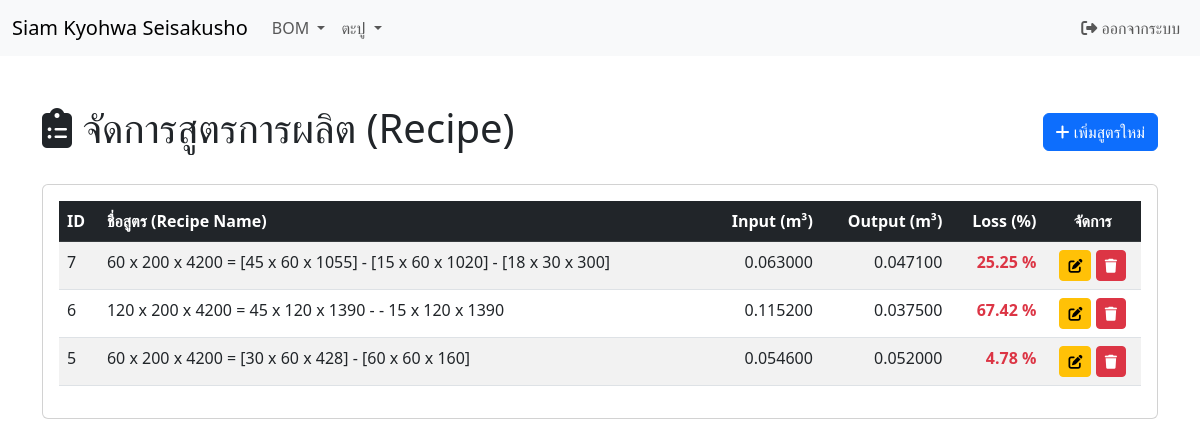
The page /recipe_list.php (signed in) on the database its author committed.
### tables this page shows
CREATE TABLE IF NOT EXISTS `recipe_list` (
  `recipe_id` int(11) NOT NULL AUTO_INCREMENT COMMENT 'ID หลักของสูตรการผลิต',
  `recipe_name` varchar(255) DEFAULT NULL COMMENT 'ชื่อหรือรหัสอ้างอิงของสูตร',
  `main_customer_id` int(11) DEFAULT NULL COMMENT 'FK: ลูกค้าสำหรับงานหลัก',
  `main_input_rm_id` int(11) DEFAULT NULL COMMENT 'Input: ไม้ท่อนจาก rm_wood_list',
  `main_input_qty` int(11) DEFAULT NULL COMMENT 'Qty Input: จำนวนไม้ท่อนที่ใช้',
  `main_output_part_id` int(11) DEFAULT NULL COMMENT 'Output: ชิ้นงานที่ได้จาก part_list',
  `main_output_qty` int(11) DEFAULT NULL COMMENT 'Qty Output: จำนวนชิ้นงานที่ได้',
  `main_cutting_operations` int(11) DEFAULT NULL COMMENT 'Cutting: จำนวนครั้งการตัด',
  `main_split_operations` int(11) DEFAULT NULL COMMENT 'Split: จำนวนครั้งการผ่า',
  `head_customer_id` int(11) DEFAULT NULL COMMENT 'FK: ลูกค้าสำหรับงานหัวไม้',
  `head_input_thickness` int(11) DEFAULT NULL COMMENT 'Input: ความหนาของไม้หัวไม้',
  `head_input_width` int(11) DEFAULT NULL COMMENT 'Input: ความกว้างของไม้หัวไม้',
  `head_input_length` int(11) DEFAULT NULL COMMENT 'Input: ความยาวของไม้หัวไม้',
  `head_input_qty` int(11) DEFAULT NULL COMMENT 'Qty Input: จำนวนไม้หัวไม้ที่ใช้',
  `head_output_part_id` int(11) DEFAULT NULL COMMENT 'Output: ชิ้นงานที่ได้จาก part_list',
  `head_output_qty` int(11) DEFAULT NULL COMMENT 'Qty Output: จำนวนชิ้นงานที่ได้',
  `head_cutting_operations` int(11) DEFAULT NULL COMMENT 'Cutting: จำนวนครั้งการตัด',
  `head_split_operations` int(11) DEFAULT NULL COMMENT 'Split: จำนวนครั้งการผ่า',
  `scrap_customer_id` int(11) DEFAULT NULL COMMENT 'FK: ลูกค้าสำหรับงานเศษไม้',
  `scrap_input_thickness` int(11) DEFAULT NULL COMMENT 'Input: ความหนาของไม้เศษไม้',
  `scrap_input_width` int(11) DEFAULT NULL COMMENT 'Input: ความกว้างของไม้เศษไม้',
  `scrap_input_length` int(11) DEFAULT NULL COMMENT 'Input: ความยาวของไม้เศษไม้',
  `scrap_input_qty` int(11) DEFAULT NULL COMMENT 'Qty Input: จำนวนไม้เศษไม้ที่ใช้',
  `scrap_output_part_id` int(11) DEFAULT NULL COMMENT 'Output: ชิ้นงานที่ได้จาก part_list',
  `scrap_output_qty` int(11) DEFAULT NULL COMMENT 'Qty Output: จำนวนชิ้นงานที่ได้',
  `scrap_cutting_operations` int(11) DEFAULT NULL COMMENT 'Cutting: จำนวนครั้งการตัด',
  `scrap_split_operations` int(11) DEFAULT NULL COMMENT 'Split: จำนวนครั้งการผ่า',
  `total_m3_input` decimal(12,4) DEFAULT NULL COMMENT 'ปริมาตร Input รวมทั้งหมด',
  `total_m3_output` decimal(12,4) DEFAULT NULL COMMENT 'ปริมาตร Output รวมทั้งหมด',
  `total_m3_loss` decimal(12,4) DEFAULT NULL COMMENT 'ปริมาตรสูญเสียรวม (Input - Output)',
  `total_loss_percent` decimal(5,2) DEFAULT NULL COMMENT 'เปอร์เซ็นต์การสูญเสียรวม',
  `created_at` timestamp NOT NULL DEFAULT current_timestamp() COMMENT 'วันที่สร้างสูตร',
  `updated_at` timestamp NOT NULL DEFAULT current_timestamp() ON UPDATE current_timestamp() COMMENT 'วันที่แก้ไขล่าสุด',
  PRIMARY KEY (`recipe_id`),
  KEY `idx_main_customer_id` (`main_customer_id`),
  KEY `idx_head_customer_id` (`head_customer_id`),
  KEY `idx_scrap_customer_id` (`scrap_customer_id`),
  KEY `fk_list_to_rm` (`main_input_rm_id`),
  KEY `fk_list_to_part_main` (`main_output_part_id`),
  KEY `fk_list_to_part_head` (`head_output_part_id`),
  KEY `fk_list_to_part_scrap` (`scrap_output_part_id`),
  CONSTRAINT `fk_list_to_customer_head` FOREIGN KEY (`head_customer_id`) REFERENCES `customer` (`customer_id`) ON DELETE SET NULL,
  CONSTRAINT `fk_list_to_customer_main` FOREIGN KEY (`main_customer_id`) REFERENCES `customer` (`customer_id`) ON DELETE SET NULL,
  CONSTRAINT `fk_list_to_customer_scrap` FOREIGN KEY (`scrap_customer_id`) REFERENCES `customer` (`customer_id`) ON DELETE SET NULL,
  CONSTRAINT `fk_list_to_part_head` FOREIGN KEY (`head_output_part_id`) REFERENCES `part_list` (`part_id`) ON DELETE SET NULL,
  CONSTRAINT `fk_list_to_part_main` FOREIGN KEY (`main_output_part_id`) REFERENCES `part_list` (`part_id`) ON DELETE SET NULL,
  CONSTRAINT `fk_list_to_part_scrap` FOREIGN KEY (`scrap_output_part_id`) REFERENCES `part_list` (`part_id`) ON DELETE SET NULL,
  CONSTRAINT `fk_list_to_rm` FOREIGN KEY (`main_input_rm_id`) REFERENCES `rm_wood_list` (`rm_id`) ON DELETE SET NULL
);

### recipe_list.php (the view, shortened to what this page needs)
<?php
$servername = "localhost";
$username = "root";
$password = "";
$dbname = "prod_bf_p2";
$conn = new mysqli($servername, $username, $password, $dbname);
$conn->set_charset("utf8mb4");
$sql = "SELECT recipe_id, recipe_name, total_m3_input, total_m3_output, total_loss_percent
        FROM recipe_list
        ORDER BY recipe_id DESC";
$result = $conn->query($sql);
?>
<!DOCTYPE html>
<html lang="th">
<head>
    <link href="https://cdn.jsdelivr.net/npm/bootstrap@5.3.3/dist/css/bootstrap.min.css" rel="stylesheet">
    <link rel="stylesheet" href="https://cdnjs.cloudflare.com/ajax/libs/font-awesome/6.5.1/css/all.min.css">
</head>
<body>
    <?php include __DIR__ . '/navbar.php';  ?>
    <div class="container mt-5">
        <div class="d-flex justify-content-between align-items-center mb-4">
            <h1><i class="fas fa-clipboard-list"></i> จัดการสูตรการผลิต (Recipe)</h1>
            <a href="recipe_form.php" class="btn btn-primary">
                <i class="fas fa-plus"></i> เพิ่มสูตรใหม่
            </a>
        </div>
        <div class="card">
            <div class="card-body">
                <div class="table-responsive">
                    <table class="table table-hover table-striped">
                        <thead class="table-dark">
                            <tr>
                                <th>ID</th>
                                <th>ชื่อสูตร (Recipe Name)</th>
                                <th class="text-end">Input (m³)</th>
                                <th class="text-end">Output (m³)</th>
                                <th class="text-end">Loss (%)</th>
                                <th class="text-center">จัดการ</th>
                            </tr>
                        </thead>
                        <tbody>
                            <?php if ($result && $result->num_rows > 0): ?>
                                <?php while($row = $result->fetch_assoc()): ?>
                                    <tr>
                                        <td><?php echo htmlspecialchars($row['recipe_id']); ?></td>
                                        <td><?php echo htmlspecialchars($row['recipe_name']); ?></td>
                                        <td class="text-end"><?php echo number_format($row['total_m3_input'], 6); ?></td>
                                        <td class="text-end"><?php echo number_format($row['total_m3_output'], 6); ?></td>
                                        <td class="text-end text-danger fw-bold"><?php echo number_format($row['total_loss_percent'], 2); ?> %</td>
                                        <td class="text-center">
                                            <a href="recipe_form.php?id=<?php echo $row['recipe_id']; ?>" class="btn btn-warning btn-sm" title="แก้ไข">
                                                <i class="fas fa-edit"></i>
                                            </a>
                                            <a href="recipe_list.php?action=delete&id=<?php echo $row['recipe_id']; ?>" class="btn btn-danger btn-sm" title="ลบ" onclick="return confirm('คุณต้องการลบสูตร ID: <?php echo $row['recipe_id']; ?> ใช่หรือไม่?');">
                                                <i class="fas fa-trash"></i>
                                            </a>
                                        </td>
                                    </tr>
                                <?php endwhile; ?>
                            <?php else: ?>
                                <tr>
                                    <td colspan="6" class="text-center text-muted">ยังไม่มีข้อมูลสูตรการผลิต</td>
                                </tr>
                            <?php endif; ?>
                        </tbody>
                    </table>
                </div>
            </div>
        </div>
    </div>
</body>
</html>

### rows shown on the page
recipe_list: recipe_id "7", recipe_name "60 x 200 x 4200 = [45 x 60 x 1055] - [15 x 60 x 1020] - [18 x 30 x 300]", total_m3_input "0.063000", total_m3_output "0.047100", total_loss_percent "25.25"
recipe_list: recipe_id "6", recipe_name "120 x 200 x 4200 = 45 x 120 x 1390 - - 15 x 120 x 1390", total_m3_input "0.115200", total_m3_output "0.037500", total_loss_percent "67.42"
recipe_list: recipe_id "5", recipe_name "60 x 200 x 4200 = [30 x 60 x 428] - [60 x 60 x 160]", total_m3_input "0.054600", total_m3_output "0.052000", total_loss_percent "4.78"

### other values the page prints
$item['title'] "BOM"
$item['title'] "ตะปู"
